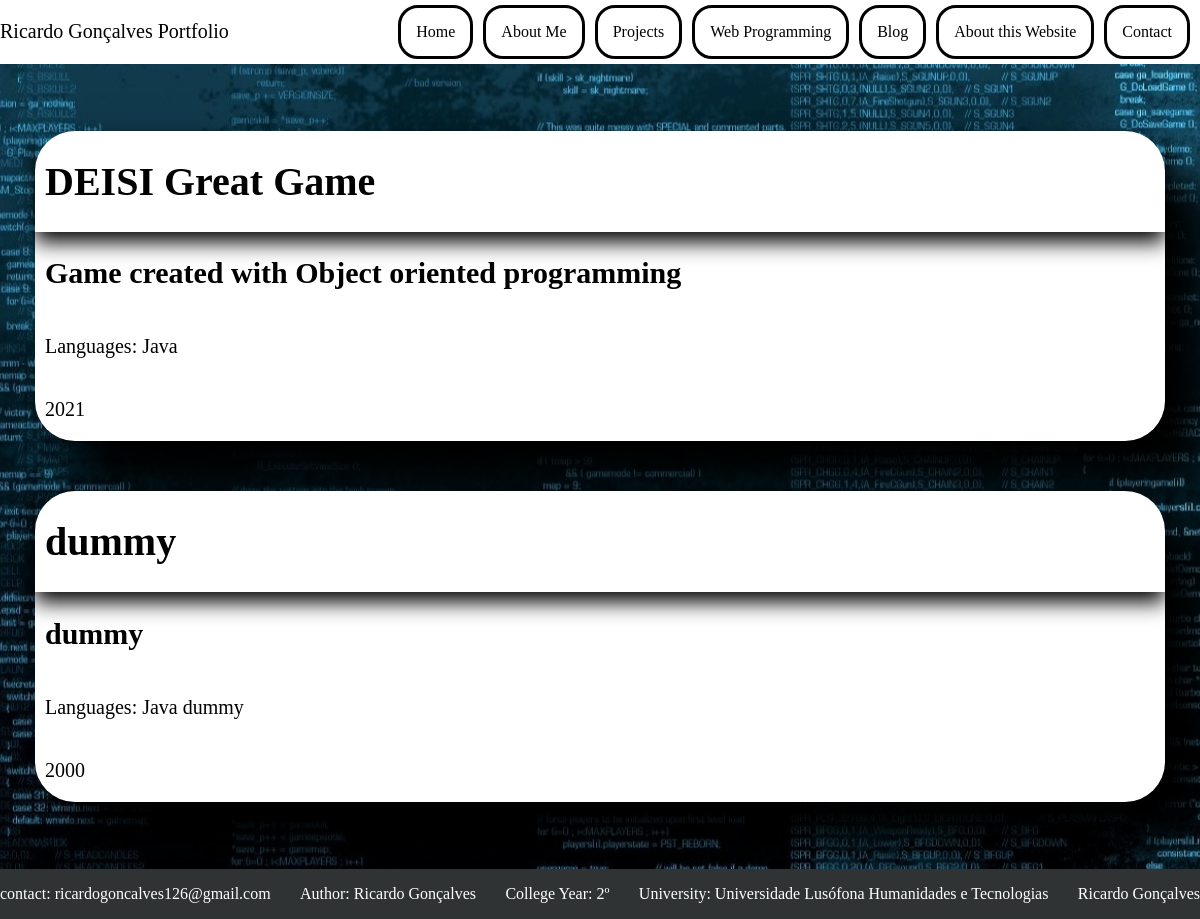
The app's page /projects with its own data.
### portfolio/models.py (models this page shows, shortened)
class Project(models.Model):
    nome = models.CharField(max_length=60)
    ano = models.IntegerField()
    descricao = models.TextField()
    linguagens = models.ManyToManyField(Language)
    project_topics = models.ManyToManyField(Projetc_topic)
    link = models.CharField(max_length=2000)

class Language(models.Model):
    nome = models.CharField(max_length=60)
    ano = models.IntegerField()
    descricao = models.TextField(max_length=2000)

### portfolio/views.py (the view)
# urls.py: path('projects', views.projects_view, name='projects'),
def projects_view(request):
    context = {'projects': Project.objects.all()}
    return render(request, 'portfolio/projects.html', context=context)

### portfolio/templates/portfolio/projects.html (shortened to what this page needs)
{% load static %}
<link rel="stylesheet" href="{% static 'portfolio/css/projects.css' %}">
<body>
<div class="container">
    <div class="nav">
        <div class="logo">
            <p>
                Ricardo Gonçalves Portfolio
            </p>
        </div>
        <div class="nav_links_area">
            <a href="{% url 'home' %}">Home</a>
            <a href="{% url 'about_me' %}">About Me</a>
            <a href="{% url 'projects' %}">Projects</a>
            <a href="{% url 'web_programming' %}">Web Programming</a>
            <a href="{% url 'blog' %}">Blog</a>
            <a href="{% url 'about_this_website' %}">About this Website</a>
            <a href="{% url 'contact' %}">Contact</a>
        </div>
    </div>
    <div class="projects">
        {% for project in projects %}
        <div class="project">
            <div class="project_title">
                <h1>{{project.nome}}</h1>
            </div>
            <div class="project_description">
                <h2>{{project.descricao}}</h2>
            </div>
            <div class="project_languages">
                <p>Languages:
                {% for language in project.linguagens.all %}
                    {{language.nome}}
                {% endfor %}
                </p>
            </div>
            <div class="project_end">
                <p>{{project.ano}}</p>
            </div>
        </div>
        {% endfor %}
    </div>
    <div class="footer">
        <p>
            contact: ricardogoncalves126@gmail.com
        </p>
        <p>
            Author: Ricardo Gonçalves
        </p>
        <p>
            College Year: 2º
        </p>
        <p>
            University: Universidade Lusófona Humanidades e Tecnologias
        </p>
        <p>
            Ricardo Gonçalves
        </p>
    </div>
</div>
</body>

### portfolio/static/portfolio/css/projects.css (style rules this page uses)
.container { display: grid; grid-template-columns: 1fr; grid-template-rows: 0.5fr 2fr 0.5fr; gap: 4% 0px; grid-auto-flow: row; grid-template-areas: "nav" "projects" "footer"; }
body { background-image: url("/static/portfolio/images/paralax.jpg"); background-repeat: repeat-y; background-attachment: fixed; background-position: center; background-size: auto; }
.nav { display: grid; grid-template-columns: 0.5fr 2fr; grid-template-rows: 1fr; gap: 0px 0px; grid-auto-flow: row; grid-template-areas: "logo nav_links_area"; grid-area: nav; background-color:white; }
.nav_links_area { grid-area: nav_links_area; display: flex; flex-flow: row wrap; justify-content: right; padding: 5px 10px; }
.nav_links_area a { padding:15px; text-decoration:none; color:black; border-color:black; border-style:solid; border-radius: 20px; margin-left: 10px; }
.logo { grid-area: logo; justify-content: center; font-size: 20px; }
.footer { grid-area: footer; background-color:#2f3333; color:white; height:60px; display: flex; flex-flow: row wrap; justify-content: space-between; height:auto; }
html, body , .container { height: 100%; margin: 0; }
.projects { grid-area: projects; display:flex; flex-flow: column wrap; font-size: 20px; margin:10px; }
.project { display: grid; grid-template-columns: 1fr; grid-auto-flow: row; grid-template-areas: "title" "project_description" "project_languages" "project_topics" "project_end"; margin:25px; box-shadow: 40px 40px 40px black; background-color: white; border-radius: 40px; }
.project_title { word-wrap: break-word; grid-area: title; padding-left:10px; box-shadow: 0px 10px 20px black; }
.project_description { grid-area: project_description; padding-left:10px; word-wrap: break-word; }
.project_languages { grid-area: project_languages; padding-left:10px; }
.project_end { grid-area:project_end; padding-left:10px; box-shadow: 0px 10px 20px 10 black; }

### records on screen
Project: nome "DEISI Great Game", descricao "Game created with Object oriented programming", ano "2021"
Language: nome "Java"
Project: nome "dummy", descricao "dummy", ano "2000"
Language: nome "dummy"
